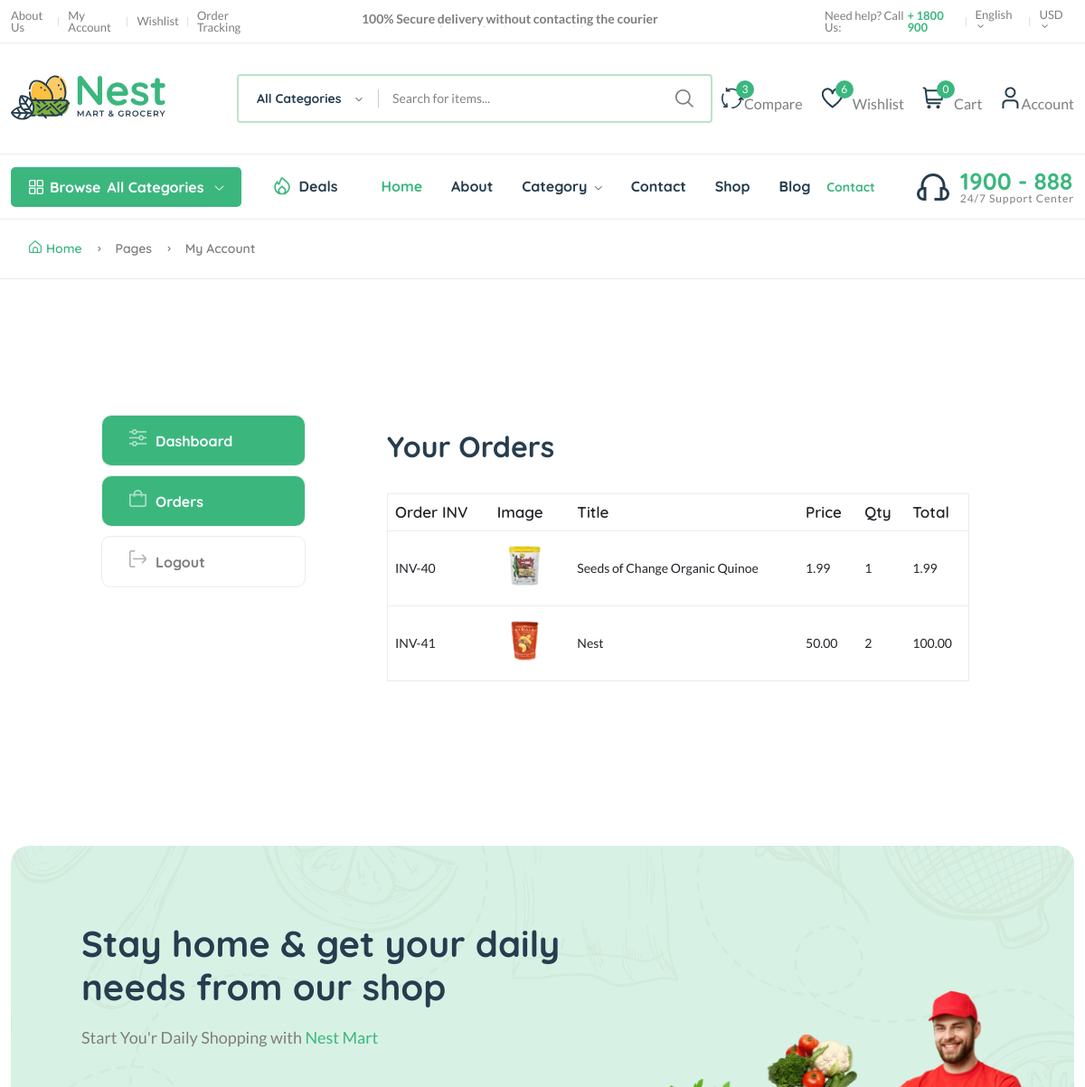
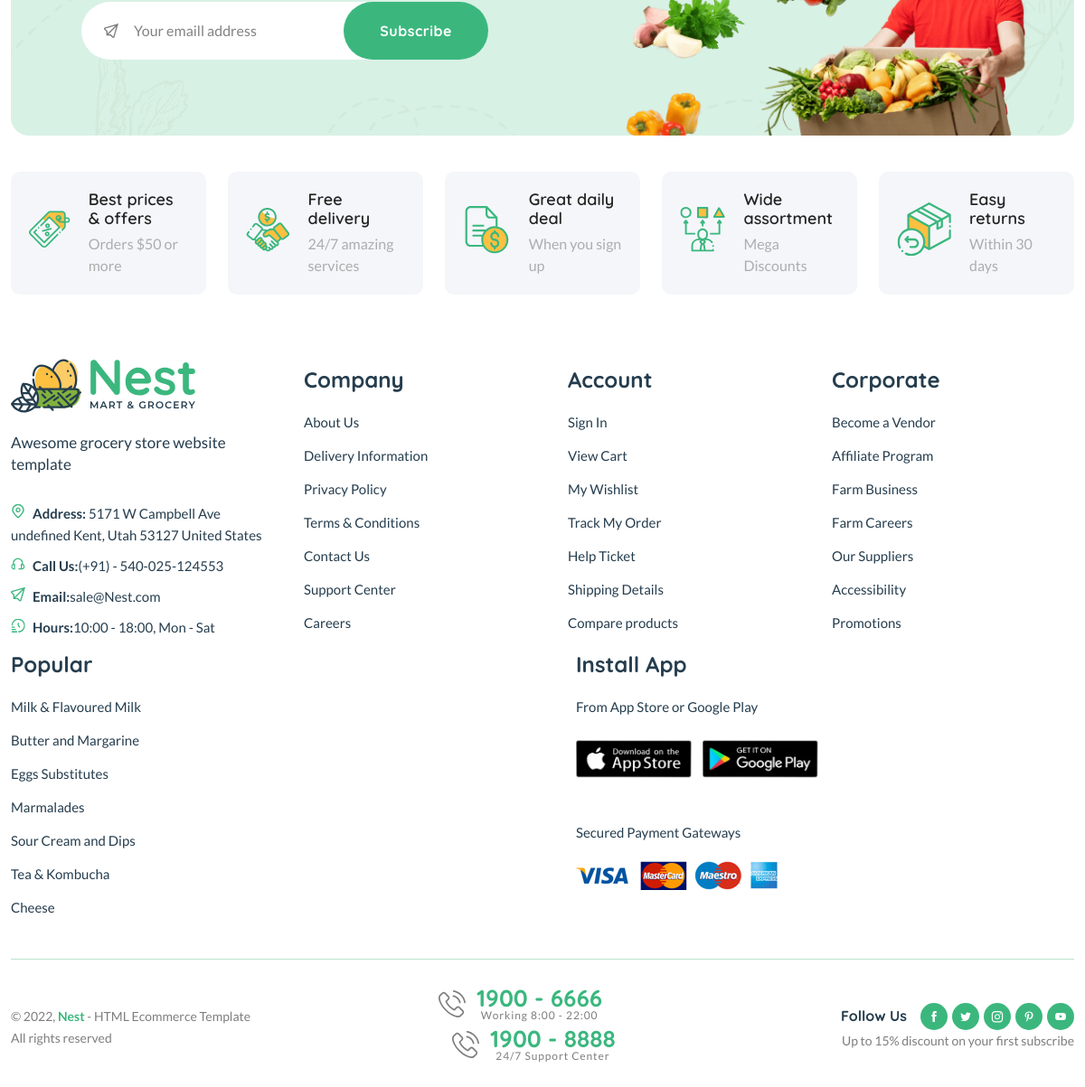
Page /dashboard/order/21 (signed in) on the committed database (2 pictures, top to bottom).
### buyedinn/models.py (models this page shows, shortened)
class CartOrderItems(models.Model):
    order = models.ForeignKey(CartOrder, on_delete=models.CASCADE)
    invoice_no = models.CharField(max_length=200)
    product_status = models.CharField(max_length=200)
    item = models.CharField(max_length=200)
    image = models.CharField(max_length=200)
    qty = models.IntegerField(default=0)
    price = models.DecimalField(max_digits=999999999999, decimal_places=2, default="1.99")
    total = models.DecimalField(max_digits=999999999999, decimal_places=2, default="1.99")
    class Meta:
        verbose_name_plural = "Cart Order Items"

### buyedinn/views.py (the view)
# urls.py: path("dashboard/order/<int:id>", views.order_detail, name="order-detail"),
def order_detail(request, id):
    order = CartOrder.objects.get(user=request.user, id=id)
    order_items = CartOrderItems.objects.filter(order=order)
    context = {
        "order_items": order_items,
    }
    return render(request, 'core/order-detail.html', context)

### templates/core/order-detail.html (shortened to what this page needs)
{% extends 'partials/base.html' %}
{% load static %}
{% block content%}
    <main class="main pages">
        <div class="page-header breadcrumb-wrap">
            <div class="container">
                <div class="breadcrumb">
                    <a href="index.html" rel="nofollow"><i class="fi-rs-home mr-5"></i>Home</a>
                    <span></span> Pages <span></span> My Account
                </div>
            </div>
        </div>
        <div class="page-content pt-150 pb-150">
            <div class="container">
                <div class="row">
                    <div class="col-lg-10 m-auto">
                        <div class="row">
                            <div class="col-md-3">
                                <div class="dashboard-menu">
                                    <ul class="nav flex-column" role="tablist">
                                        <li class="nav-item">
                                            <a class="nav-link active" href="{% url 'buyedinn:dashboard' %}"><i class="fi-rs-settings-sliders mr-10"></i>Dashboard</a>
                                        </li>
                                        <li class="nav-item">
                                            <a class="nav-link active" id="orders-tab" data-bs-toggle="tab" href="#orders" role="tab" aria-controls="orders" aria-selected="false"><i class="fi-rs-shopping-bag mr-10"></i>Orders</a>
                                        </li>
                                        <li class="nav-item">
                                            <a class="nav-link" href="{% url 'buyedinn:sign-out' %}"><i class="fi-rs-sign-out mr-10"></i>Logout</a>
                                        </li>
                                    </ul>
                                </div>
                            </div>
                            <div class="col-md-9">
                                <div class="tab-content account dashboard-content pl-50">
                                    <div class="tab-pane fade active show" id="orders" role="tabpanel" aria-labelledby="orders-tab">
                                        <div class="card">
                                            <div class="card-header">
                                                <h3 class="mb-0">Your Orders</h3>
                                            </div>
                                            <div class="card-body">
                                                <div class="table-responsive">
                                                    <table class="table">
                                                        <thead>
                                                            <tr>
                                                                <th>Order INV</th>
                                                                <th>Image</th>
                                                                <th>Title</th>
                                                                <th>Price</th>
                                                                <th>Qty</th>
                                                                <th>Total</th>
                                                            </tr>
                                                        </thead>
                                                        <tbody>
                                                            {% for o in order_items %}
                                                            <tr>
                                                                <td>INV-{{ o.id }}</td>
                                                                <td><p><img src="{{ o.image }}" style="width: 60px;height: 60px; object-fit: cover"></p></td>
                                                                <td>{{ o.item }}</td>
                                                                <td>{{ o.price }}</td>
                                                                <td>{{ o.qty }}</td>
                                                                <td>{{ o.total }}</td>
                                                            </tr>
                                                        {% endfor %}
                                                        </tbody>
                                                    </table>
                                                </div>
                                            </div>
                                        </div>
                                    </div>
                                </div>
                            </div>
                        </div>
                    </div>
                </div>
            </div>
        </div>
    </main>
{% endblock content%}

### rows in the picture
CartOrderItems: id "40", image (picture), item "Seeds of Change Organic Quinoe", price "1.99", qty "1", total "1.99"
CartOrderItems: id "41", image (picture), item "Nest", price "50.00", qty "2", total "100.00"

### other values in the picture
{{ request.session.cart_data_obj|length }} "0"
